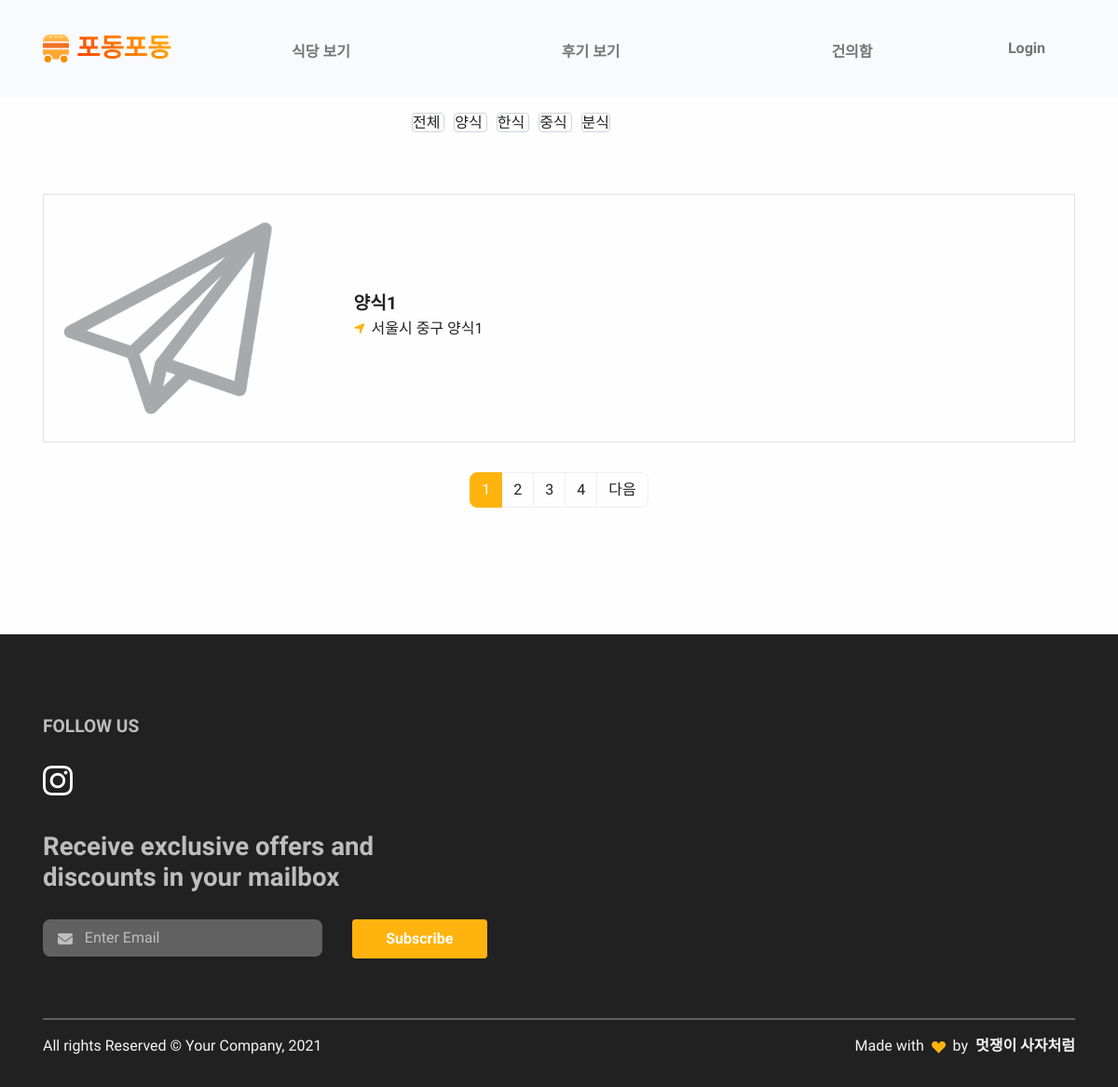
/restaurant/, run on the app's committed database.
### restaurant/models.py (models this page shows, shortened)
class Category(models.Model):
    id = models.AutoField(primary_key=True)
    name = models.CharField(max_length=20)

class Restaurant(models.Model):
    id = models.AutoField(primary_key=True)
    category = models.ForeignKey(Category, on_delete=models.CASCADE)
    name = models.CharField(max_length=30)
    location = models.CharField(max_length=100)
    phone_number = models.CharField(max_length=15)
    business_open_hour = models.CharField(max_length=30)
    business_close_hour = models.CharField(max_length=30)
    thumbnail = models.ImageField(upload_to='images/', blank=True)
    follow_users = models.ManyToManyField(settings.AUTH_USER_MODEL, blank=True, related_name="follow_restaurants")
    def get_absolute_url(self):
        return reverse('restaurant:restaurant_detail', args=[self.id])

### restaurant/views.py (the view)
# urls.py: path('', views.RestaurantListView.as_view(), name='restaurant_list'),
class RestaurantListView(ListView):
    model = Restaurant
    context_object_name = 'restaurant_list'
    template_name = 'restaurant/category.html'
    paginate_by = 1
    def get_context_data(self, *args, **kwargs):
        context = super().get_context_data(*args, **kwargs)
        context['category'] = Category.objects.all()
        restaurant = Restaurant.objects.all()
        page = self.request.GET.get('page', '1')
        paginator = Paginator(restaurant, '1')
        restaurant = paginator.page(page)
        context['restaurant_list'] = restaurant
        return context

### restaurant/templates/restaurant/category.html (shortened to what this page needs)
{% extends "base.html" %}
{% load static %}
{% block content %}
<section id="testimonial">
    <div class="container">
        <div class="row h-100">
            <div class="col-lg-7 mx-auto text-center mb-6">
                <div class="responsive">
                    <a href="{% url 'restaurant:restaurant_list' %}" style="border:1px solid #ced4da; border-radius: 4px; margin: 5px;">
                        전체
                    </a>
                    {% for category in category %}
                        <a href="{% url 'restaurant:restaurant_list2' category.id %}" style="border:1px solid #ced4da; border-radius: 4px; margin: 5px;">
                            {{ category.name }}
                        </a>
                    {% endfor %}
                </div>
            </div>
        </div>
        <table>
        {% for restaurant in restaurant_list %}
            <tr style="border: 1px solid #dee2e6;">
                <td style="width: 30%;">
                    <a href="{{ restaurant.get_absolute_url }}" >
                        <img src="{{ restaurant.thumbnail.url }}" style="max-width: 80%;">
                    </a>
                </td>
                <td style="width: 70%;">
                    <a href="{{ restaurant.get_absolute_url }}" >
                        <div class="d-flex w-100 justify-content-between">
                            <h5 class="mb-1">{{ restaurant.name }}</h5>
                        </div>
                        <p class="mb-1">
                            <span class="text-primary fs--1 me-1">
                                <i class="fas fa-location-arrow"></i>
                            </span>
                            {{ restaurant.location }}
                        </p>
                    </a>
                </td>
            </tr>
        {% endfor %}
        </table>
        <div id="paging">
            <ul class="pagination justify-content-center" style="margin-top: 2rem;">
            {% for page_number in restaurant_list.paginator.page_range %}
                {% if page_number == restaurant_list.number %}
                <li class="page-item active" aria-current="page">
                    <a class="page-link" href="?page={{ page_number }}">{{ page_number }}</a>
                </li>
                {% else %}
                <li class="page-item">
                    <a class="page-link" href="?page={{ page_number }}">{{ page_number }}</a>
                </li>
                {% endif %}
            {% endfor %}
                {% if restaurant_list.has_next %}
                    <li class="page-item">
                        <a class="page-link" href="?page={{ restaurant_list.next_page_number }}">다음</a>
                    </li>
                {% endif %}
            </ul>
        </div>
    </div>
</section>
{% endblock %}

### data on the page
Category: name "양식"
Category: name "한식"
Category: name "중식"
Category: name "분식"
Restaurant: thumbnail (picture), name "양식1", location "서울시 중구 양식1"

### other printed values
{{ page_number }} "1"
{{ page_number }} "2" "3" "4"
